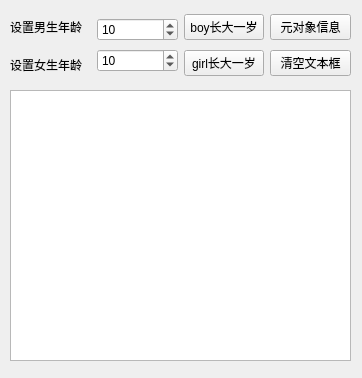
<?xml version="1.0" encoding="UTF-8"?>
<ui version="4.0">
 <class>Widget</class>
 <widget class="QWidget" name="Widget">
  <property name="geometry">
   <rect>
    <x>0</x>
    <y>0</y>
    <width>362</width>
    <height>378</height>
   </rect>
  </property>
  <property name="windowTitle">
   <string>Widget</string>
  </property>
  <widget class="QWidget" name="layoutWidget">
   <property name="geometry">
    <rect>
     <x>10</x>
     <y>10</y>
     <width>341</width>
     <height>71</height>
    </rect>
   </property>
   <layout class="QHBoxLayout" name="horizontalLayout">
    <item>
     <layout class="QVBoxLayout" name="verticalLayout">
      <item>
       <widget class="QLabel" name="label">
        <property name="text">
         <string>设置男生年龄</string>
        </property>
       </widget>
      </item>
      <item>
       <widget class="QLabel" name="label_2">
        <property name="text">
         <string>设置女生年龄</string>
        </property>
       </widget>
      </item>
     </layout>
    </item>
    <item>
     <layout class="QVBoxLayout" name="verticalLayout_2">
      <property name="spacing">
       <number>0</number>
      </property>
      <property name="topMargin">
       <number>0</number>
      </property>
      <item>
       <widget class="QSpinBox" name="spinBoy">
        <property name="value">
         <number>10</number>
        </property>
       </widget>
      </item>
      <item>
       <widget class="QSpinBox" name="spinGirl">
        <property name="value">
         <number>10</number>
        </property>
       </widget>
      </item>
     </layout>
    </item>
    <item>
     <layout class="QVBoxLayout" name="verticalLayout_3">
      <item>
       <widget class="QPushButton" name="btnBoyInc">
        <property name="text">
         <string>boy长大一岁</string>
        </property>
       </widget>
      </item>
      <item>
       <widget class="QPushButton" name="btnGirlInc">
        <property name="text">
         <string>girl长大一岁</string>
        </property>
       </widget>
      </item>
     </layout>
    </item>
    <item>
     <layout class="QVBoxLayout" name="verticalLayout_4">
      <item>
       <widget class="QPushButton" name="btnClassInfo">
        <property name="text">
         <string>元对象信息</string>
        </property>
       </widget>
      </item>
      <item>
       <widget class="QPushButton" name="btnClear">
        <property name="text">
         <string>清空文本框</string>
        </property>
       </widget>
      </item>
     </layout>
    </item>
   </layout>
  </widget>
  <widget class="QPlainTextEdit" name="plainTextEdit">
   <property name="geometry">
    <rect>
     <x>10</x>
     <y>90</y>
     <width>341</width>
     <height>271</height>
    </rect>
   </property>
  </widget>
 </widget>
 <resources/>
 <connections/>
</ui>
